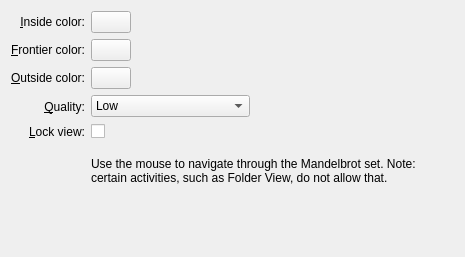
<?xml version="1.0" encoding="UTF-8"?>
<ui version="4.0">
 <class>Config</class>
 <widget class="QWidget" name="Config">
  <property name="geometry">
   <rect>
    <x>0</x>
    <y>0</y>
    <width>465</width>
    <height>257</height>
   </rect>
  </property>
  <property name="windowTitle">
   <string>Color</string>
  </property>
  <layout class="QGridLayout" name="gridLayout">
   <item row="0" column="0">
    <widget class="QLabel" name="label_5">
     <property name="text">
      <string>&amp;Inside color:</string>
     </property>
     <property name="alignment">
      <set>Qt::AlignRight|Qt::AlignTrailing|Qt::AlignVCenter</set>
     </property>
     <property name="buddy">
      <cstring>m_color1</cstring>
     </property>
    </widget>
   </item>
   <item row="0" column="1">
    <layout class="QHBoxLayout" name="horizontalLayout_2">
     <item>
      <widget class="KColorButton" name="m_color1">
       <property name="color">
        <color>
         <red>70</red>
         <green>90</green>
         <blue>130</blue>
        </color>
       </property>
       <property name="defaultColor">
        <color>
         <red>70</red>
         <green>90</green>
         <blue>130</blue>
        </color>
       </property>
      </widget>
     </item>
     <item>
      <spacer name="horizontalSpacer">
       <property name="orientation">
        <enum>Qt::Horizontal</enum>
       </property>
       <property name="sizeHint" stdset="0">
        <size>
         <width>68</width>
         <height>18</height>
        </size>
       </property>
      </spacer>
     </item>
    </layout>
   </item>
   <item row="1" column="0">
    <widget class="QLabel" name="label_6">
     <property name="text">
      <string>&amp;Frontier color:</string>
     </property>
     <property name="alignment">
      <set>Qt::AlignRight|Qt::AlignTrailing|Qt::AlignVCenter</set>
     </property>
     <property name="buddy">
      <cstring>m_color2</cstring>
     </property>
    </widget>
   </item>
   <item row="1" column="1">
    <layout class="QHBoxLayout" name="horizontalLayout_3">
     <item>
      <widget class="KColorButton" name="m_color2">
       <property name="color">
        <color>
         <red>70</red>
         <green>90</green>
         <blue>130</blue>
        </color>
       </property>
       <property name="defaultColor">
        <color>
         <red>70</red>
         <green>90</green>
         <blue>130</blue>
        </color>
       </property>
      </widget>
     </item>
     <item>
      <spacer name="horizontalSpacer_3">
       <property name="orientation">
        <enum>Qt::Horizontal</enum>
       </property>
       <property name="sizeHint" stdset="0">
        <size>
         <width>93</width>
         <height>18</height>
        </size>
       </property>
      </spacer>
     </item>
    </layout>
   </item>
   <item row="2" column="0">
    <widget class="QLabel" name="label_7">
     <property name="text">
      <string>&amp;Outside color:</string>
     </property>
     <property name="alignment">
      <set>Qt::AlignRight|Qt::AlignTrailing|Qt::AlignVCenter</set>
     </property>
     <property name="buddy">
      <cstring>m_color3</cstring>
     </property>
    </widget>
   </item>
   <item row="2" column="1">
    <layout class="QHBoxLayout" name="horizontalLayout_4">
     <item>
      <widget class="KColorButton" name="m_color3">
       <property name="color">
        <color>
         <red>70</red>
         <green>90</green>
         <blue>130</blue>
        </color>
       </property>
       <property name="defaultColor">
        <color>
         <red>70</red>
         <green>90</green>
         <blue>130</blue>
        </color>
       </property>
      </widget>
     </item>
     <item>
      <spacer name="horizontalSpacer_4">
       <property name="orientation">
        <enum>Qt::Horizontal</enum>
       </property>
       <property name="sizeHint" stdset="0">
        <size>
         <width>93</width>
         <height>13</height>
        </size>
       </property>
      </spacer>
     </item>
    </layout>
   </item>
   <item row="3" column="0">
    <widget class="QLabel" name="label_8">
     <property name="text">
      <string>&amp;Quality:</string>
     </property>
     <property name="alignment">
      <set>Qt::AlignRight|Qt::AlignTrailing|Qt::AlignVCenter</set>
     </property>
     <property name="buddy">
      <cstring>m_quality</cstring>
     </property>
    </widget>
   </item>
   <item row="3" column="1">
    <layout class="QHBoxLayout" name="horizontalLayout">
     <item>
      <widget class="KComboBox" name="m_quality">
       <item>
        <property name="text">
         <string>Low</string>
        </property>
       </item>
       <item>
        <property name="text">
         <string>Medium</string>
        </property>
       </item>
       <item>
        <property name="text">
         <string>High</string>
        </property>
       </item>
       <item>
        <property name="text">
         <string>Very high (4x sampling)</string>
        </property>
       </item>
       <item>
        <property name="text">
         <string>Highest (16x sampling)</string>
        </property>
       </item>
      </widget>
     </item>
     <item>
      <spacer name="horizontalSpacer_2">
       <property name="orientation">
        <enum>Qt::Horizontal</enum>
       </property>
       <property name="sizeHint" stdset="0">
        <size>
         <width>92</width>
         <height>23</height>
        </size>
       </property>
      </spacer>
     </item>
    </layout>
   </item>
   <item row="4" column="0">
    <widget class="QLabel" name="label">
     <property name="text">
      <string>&amp;Lock view:</string>
     </property>
     <property name="alignment">
      <set>Qt::AlignRight|Qt::AlignTrailing|Qt::AlignVCenter</set>
     </property>
     <property name="buddy">
      <cstring>m_lock</cstring>
     </property>
    </widget>
   </item>
   <item row="4" column="1">
    <widget class="QCheckBox" name="m_lock">
     <property name="sizePolicy">
      <sizepolicy hsizetype="MinimumExpanding" vsizetype="Fixed">
       <horstretch>0</horstretch>
       <verstretch>0</verstretch>
      </sizepolicy>
     </property>
     <property name="text">
      <string/>
     </property>
    </widget>
   </item>
   <item row="6" column="1">
    <spacer name="verticalSpacer">
     <property name="orientation">
      <enum>Qt::Vertical</enum>
     </property>
     <property name="sizeHint" stdset="0">
      <size>
       <width>20</width>
       <height>24</height>
      </size>
     </property>
    </spacer>
   </item>
   <item row="5" column="1">
    <widget class="QLabel" name="label_2">
     <property name="sizePolicy">
      <sizepolicy hsizetype="Preferred" vsizetype="MinimumExpanding">
       <horstretch>0</horstretch>
       <verstretch>0</verstretch>
      </sizepolicy>
     </property>
     <property name="layoutDirection">
      <enum>Qt::LeftToRight</enum>
     </property>
     <property name="text">
      <string>Use the mouse to navigate through the Mandelbrot set. Note: certain activities, such as Folder View, do not allow that.</string>
     </property>
     <property name="scaledContents">
      <bool>false</bool>
     </property>
     <property name="wordWrap">
      <bool>true</bool>
     </property>
    </widget>
   </item>
  </layout>
 </widget>
 <customwidgets>
  <customwidget>
   <class>KComboBox</class>
   <extends>QComboBox</extends>
   <header>kcombobox.h</header>
  </customwidget>
  <customwidget>
   <class>KColorButton</class>
   <extends>QPushButton</extends>
   <header>kcolorbutton.h</header>
  </customwidget>
 </customwidgets>
 <resources/>
 <connections/>
 <designerdata>
  <property name="gridDeltaX">
   <number>10</number>
  </property>
  <property name="gridDeltaY">
   <number>10</number>
  </property>
  <property name="gridSnapX">
   <bool>true</bool>
  </property>
  <property name="gridSnapY">
   <bool>true</bool>
  </property>
  <property name="gridVisible">
   <bool>true</bool>
  </property>
 </designerdata>
</ui>
